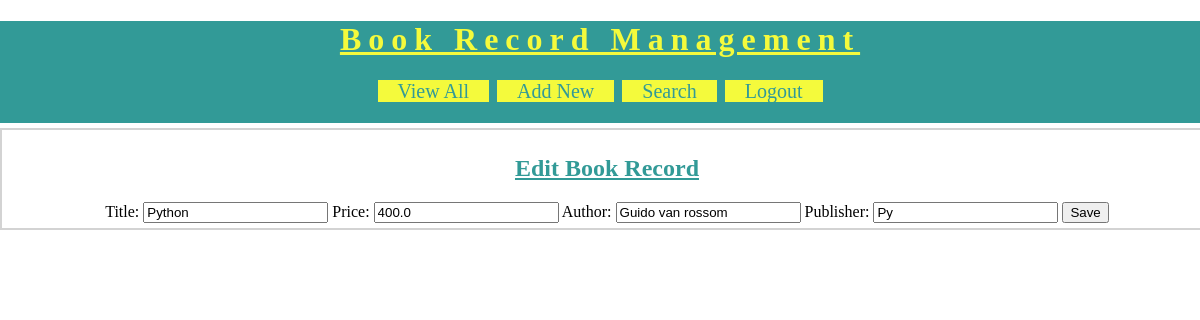
The page /BRMapp/edit-book?bookid=9 (signed in) on the database its author committed.
### BRMapp/models.py (models this page shows)
class Book(models.Model):
    title=models.CharField(max_length=100)
    price=models.FloatField()
    author=models.CharField(max_length=100)
    publisher=models.CharField(max_length=100)

### BRMapp/views.py (the view)
# urls.py: url('edit-book',views.editBook),
@login_required(login_url='/BRMapp/login/')
def editBook(request):
    book=models.Book.objects.get(id=request.GET['bookid'])
    fields={'title':book.title,'price':book.price,'author':book.author,'publisher':book.publisher}
    form=NewBookForms(initial=fields)
    res=render(request,'BRMapp/edit_book.html',{'form':form,'book':book})
    return res

### BRMapp/forms.py
class NewBookForms(forms.Form):
    title=forms.CharField(label='Title',max_length=100)
    price=forms.FloatField(label='Price')
    author=forms.CharField(label='Author')
    publisher=forms.CharField(label='Publisher')

### templates/BRMapp/edit_book.html (shortened to what this page needs)
<!DOCTYPE html>
{% load static %}
<html lang="en" dir="ltr">
  <head>
    <link rel="stylesheet" href="{% static 'css/BRMstyle.css' %}">
  </head>
  <body>
    <div id="header">
      <h1>Book Record Management</h1>
      <div id="nav">
        <a href="/BRMapp/view-books">View All</a>
        <a href="/BRMapp/new-book">Add New</a>
        <a href="/BRMapp/search-book">Search</a>
        <a href="/BRMapp/logout">Logout</a>
      </div>
    </div>
   <div id="main">
     <h2 class="book">Edit Book Record</h2>
     <form action="/BRMapp/edit" method="post">
       {{form}}
       <input type="submit" value="Save">
     </form>
   </div>
  </body>
</html>

### static/css/BRMstyle.css (style rules this page uses)
body { background-color:white; margin:0px 0px 0px; font-family: "calibri"; }
#header { background-color:#329A97; padding-bottom: 20px; text-align: center; }
#header h1 { text-align: center; color: #F4FA3C; letter-spacing: 7px; text-decoration:underline; }
#nav { width:60%; margin: auto; }
#nav a { background-color: #F4FA3C; width: 150px; border: solid 2px #329A97; font-size: 20px; text-decoration:none; color: #329A97; padding-left: 20px; padding-right: 20px; }
#main { margin:auto; border: solid 2px lightgray; width: 100%; padding: 5px; margin-top: 5px; }
#main form,#main h2 { text-align: center; }
.book { text-decoration: underline; color: #329A97; }

### rows shown on the page
Book: title "Python", price "400.0", author "Guido van rossom", publisher "Py"
